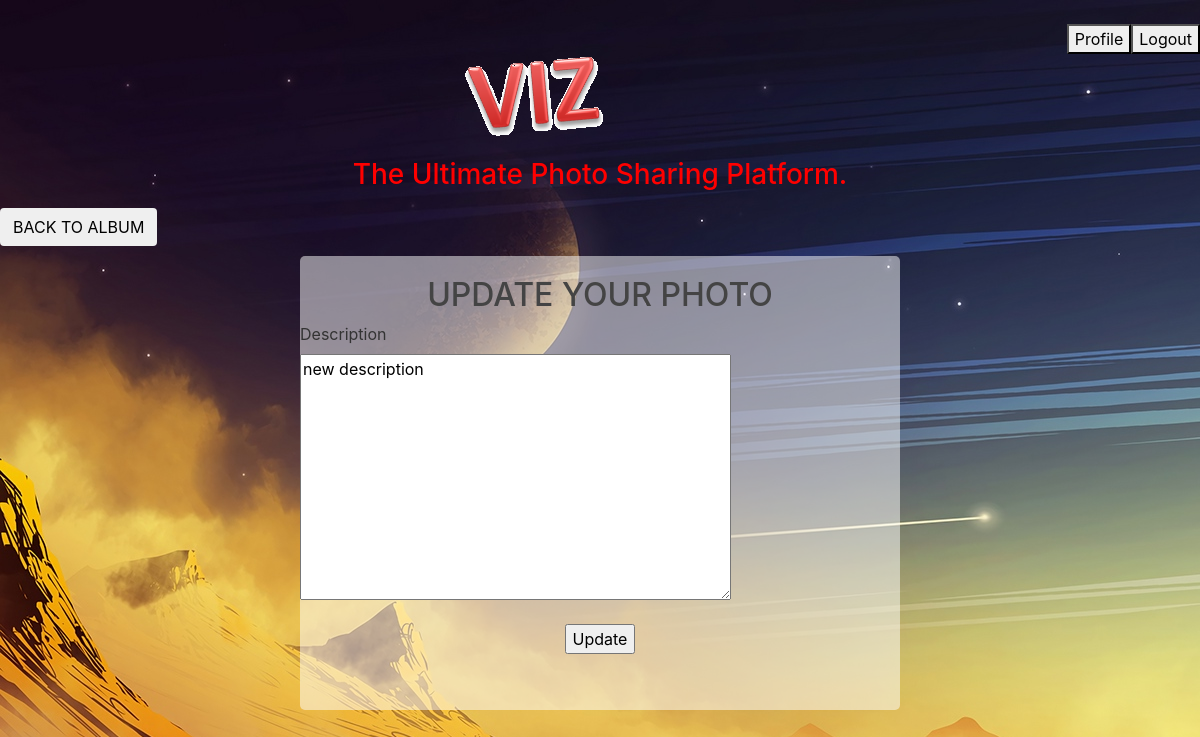
Before: /photos/e82df109-a0b0-438e-86f9-49b042ad841f/update/ (signed in) with the older database file.
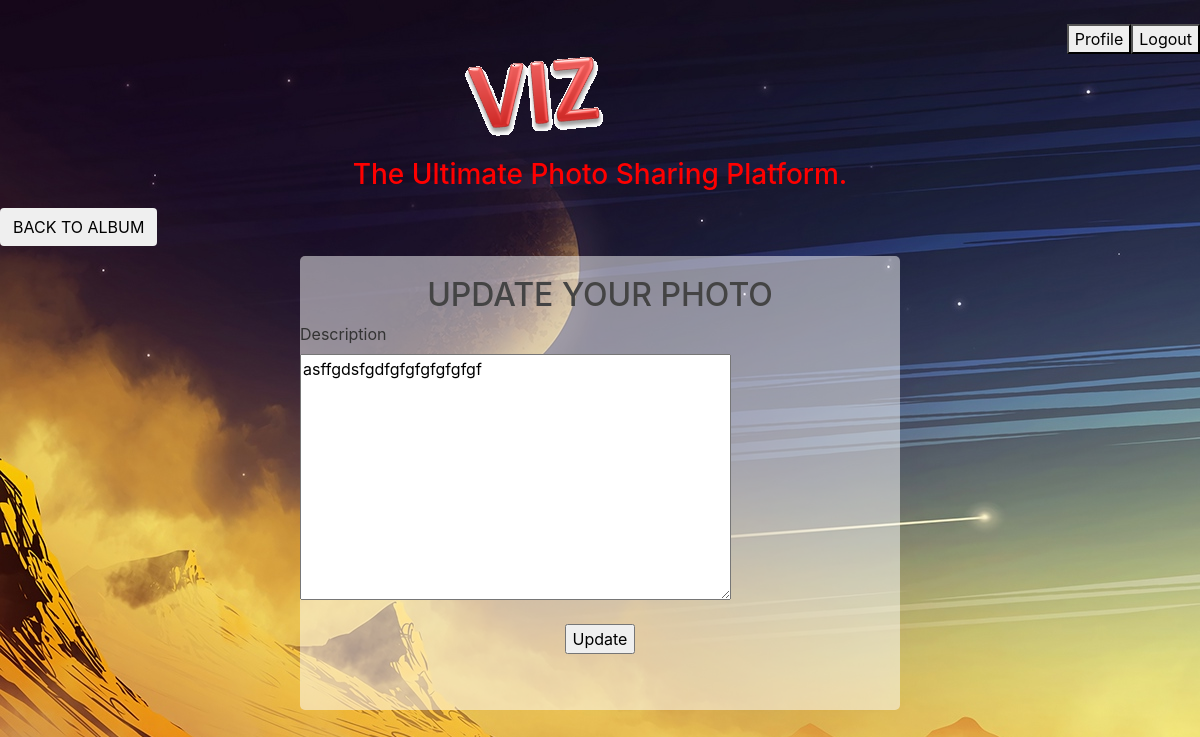
After: the same page with the newer database file.
### viz/models.py (models this page shows, shortened)
class Photo(models.Model):
	photoid = models.UUIDField(primary_key=True,unique=True, default=uuid.uuid4())
	description = models.TextField(blank=True)
	date_posted = models.DateTimeField(default=timezone.now)
	albumid = models.ForeignKey(Album,on_delete=models.CASCADE)
	owner = models.ForeignKey(User,on_delete=models.CASCADE)
	image = models.ImageField(upload_to='photo_folder')

### viz/views.py (the view, shortened to what this page needs)
# urls.py: path('photos/<pk>/update/',views.PhotoUpdateView.as_view(),name='viz-updatePhoto'),
class PhotoUpdateView(LoginRequiredMixin, UserPassesTestMixin, UpdateView):
	model = Photo
	template_name = 'HTML/PhotoCreateForm.html'
	fields = ['description']
	def test_func(self):
		photo = self.get_object()
		if self.request.user == photo.owner:
			return True
		return False

### viz/templates/HTML/photoCreateForm.html
{% extends "HTML/base.html" %}
{% load static %}
{% load crispy_forms_tags %}
{% block content %}
{% if "update" in request.build_absolute_uri %}
<div style="float:left;">
  <a href="{% url 'viz-showAlbum' object.albumid.albumid %}"><button class="btn btn-back">BACK TO ALBUM</button></a>
</div>
{% else %}
<div style="float:left;">
  <a href="{% url 'viz-albums' %}"><button class="btn btn-back">BACK TO ALBUMS</button></a>
</div>
{% endif %}
<br><br>
<div class="container">
{% if "update" in request.build_absolute_uri %}
<center><h2>UPDATE YOUR PHOTO</h2></center>
{% else %}
<center><h2>UPLOAD A PHOTO</h2></center>
{% endif %}
<form method="POST" enctype=multipart/form-data>{% csrf_token %}
{{ form|crispy }}<br>
{% if "update" in request.build_absolute_uri %}
<center><input style="margin-bottom: 10px;" type="submit" value="Update"></center>
{% else %}
<center><input style="margin-bottom: 10px;" type="submit" value="Create"></center>
{% endif %}
</form></div></div>
{% endblock content %}

Changed rows visible on the page:
changed Photo: description "new description" → "asffgdsfgdfgfgfgfgfgfgf"
